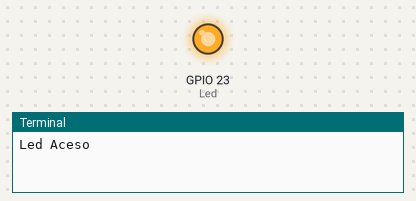
Simulated run of this program. Board: Raspberry Pi (BCM pin numbers). On the bench: output pins drawn as LEDs (lit = HIGH), the last lines printed to the terminal.

Above: at 1.2 s.
At 3.7 s:
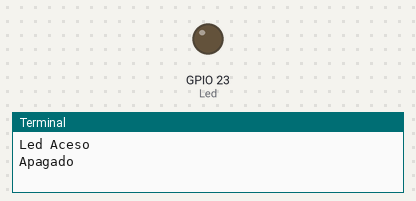
Timing chart, 0 to 6.5 s (numbered marks = the images above):
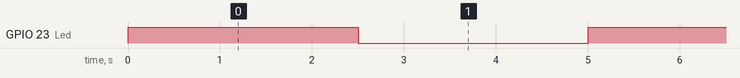

The program:

main.py
```python
import RPi.GPIO as GPIO
import time

GPIO.setmode(GPIO.BCM)
GPIO.setwarnings(False)

Led= 23

GPIO.setup(Led,GPIO.OUT)


try:
    while True:
        print("Led Aceso")
        GPIO.output(Led, True)
        time.sleep(2.5)
        print("Apagado")
        GPIO.output(Led, False)
        time.sleep(2.5)
except KeyboardInterrupt:
	print("Desligando....")
	GPIO.cleanup()
```

Measured:
- by itself, GPIO 23 (Led): alternates HIGH for 2.5 s and LOW for 2.5 s
